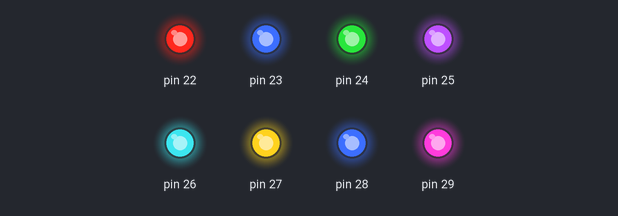
The sketch below on a simulated Arduino Mega 2560, built with avr-gcc and run on an emulated ATmega2560. Parts: output pins drawn as LEDs (lit = HIGH).

Above: at 0.06 s.
At 2.82 s:
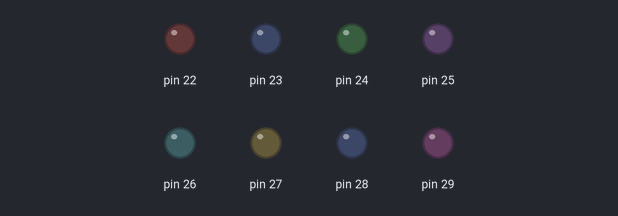
Timing chart, 0 to 3.1 s (numbered marks = the images above):
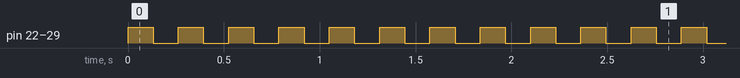

The sketch:

ETALVIS_Problem_02_02.ino
```cpp
//SELF ASSESSMENT - 2
//LEDs SET 02 Problem 02
//Problem: connect 8 LEDs to port A from bit 0 to 7
//Blink all the 8 LEDs at 1sec interval
void delay1();//delay function declaration
void setup() {
  // put your setup code here, to run once:
  volatile char *ddrA;
  ddrA = 0x21;
  *ddrA = 0xFF;
}
void loop() {
  // put your main code here, to run repeatedly:
  volatile char *outA;
  outA = 0x22;
  *outA = 0xFF;
  delay1();
  *outA = 0x00;
  delay1();
}
void delay1()
{
  volatile long i;
  for(i=0;i<60000;i++);
}
```

Measured:
- by itself, pin 22–29: alternates HIGH for 0.13 s and LOW for 0.13 s
